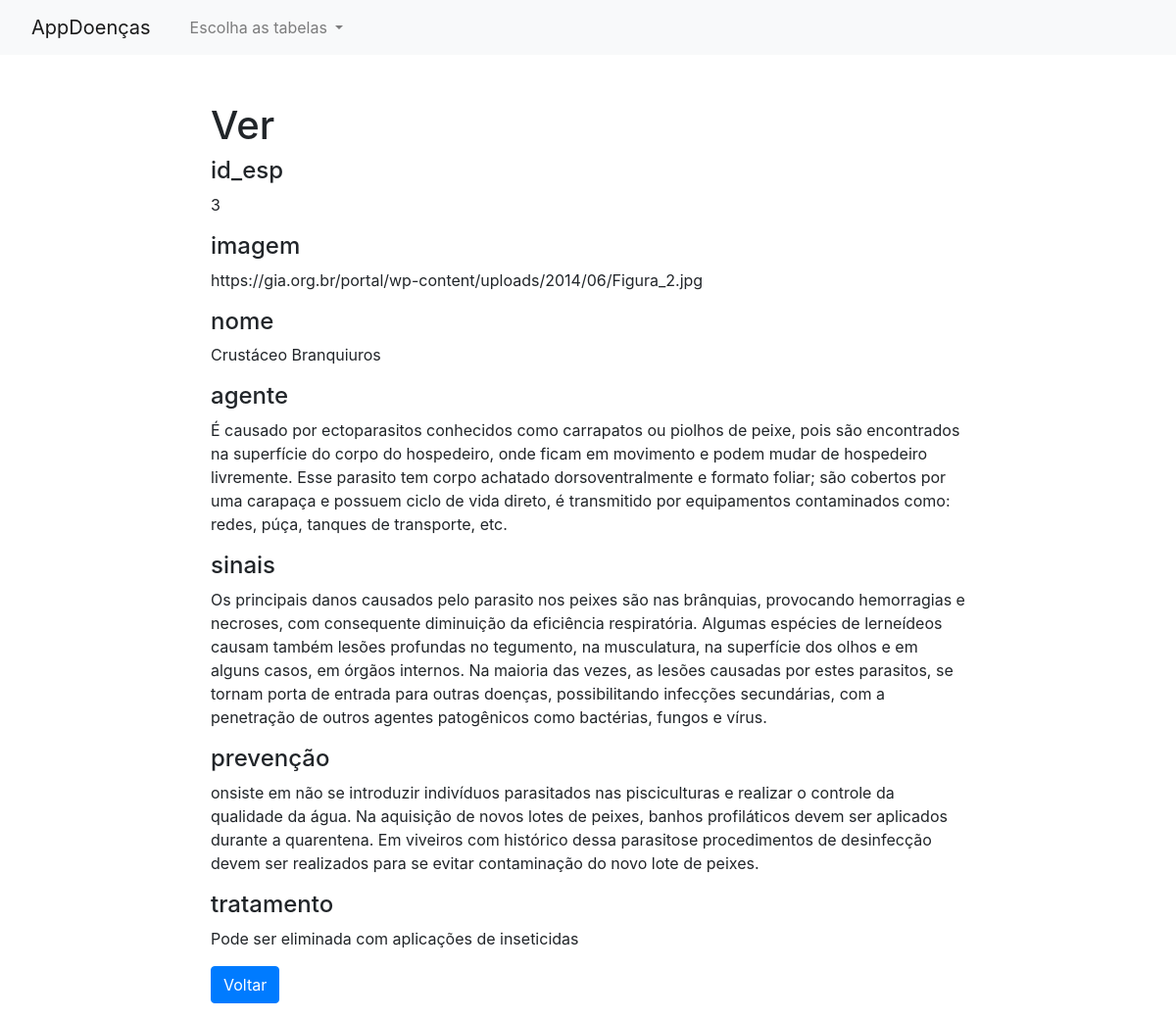
The app's page /doenca-read.php?id=5 with its own data.
### tables this page shows
CREATE TABLE `doenca` (
  `id` int(10) NOT NULL,
  `id_esp` int(10) NOT NULL,
  `imagem` text NOT NULL,
  `nome` text NOT NULL,
  `agente` text NOT NULL,
  `sinais` text NOT NULL,
  `prevenção` text NOT NULL,
  `tratamento` text NOT NULL
);

### doenca-read.php (the view, shortened to what this page needs)
<?php
if(isset($_GET["id"]) && !empty($_GET["id"])){
    require_once "config.php";
    $sql = "SELECT * FROM doenca WHERE id = ?";
    if($stmt = mysqli_prepare($link, $sql)){
        $param_id = trim($_GET["id"]);
		if (is_int($param_id)) $__vartype = "i";
		elseif (is_string($param_id)) $__vartype = "s";
		elseif (is_numeric($param_id)) $__vartype = "d";
		else $__vartype = "b";
        mysqli_stmt_bind_param($stmt, $__vartype, $param_id);
        if(mysqli_stmt_execute($stmt)){
            $result = mysqli_stmt_get_result($stmt);
            if(mysqli_num_rows($result) == 1){
                $row = mysqli_fetch_array($result, MYSQLI_ASSOC);
            } else{
                header("location: error.php");
                exit();
            }
        } else{
            echo "Tente novamente!<br>".$stmt->error;
        }
    }
} else{
    header("location: error.php");
    exit();
}
?>
<!DOCTYPE html>
<html lang="en">
<head>
    <link rel="stylesheet" href="https://stackpath.bootstrapcdn.com/bootstrap/4.5.0/css/bootstrap.min.css">
</head>
<?php require_once('navbar.php'); ?>
<body>
    <section class="pt-5">
        <div class="container-fluid">
            <div class="row">
                <div class="col-md-8 mx-auto">
                    <div class="page-header">
                        <h1>Ver</h1>
                    </div>
                     <div class="form-group">
                            <h4>id_esp</h4>
                            <p class="form-control-static"><?php echo $row["id_esp"]; ?></p>
                        </div><div class="form-group">
                            <h4>imagem</h4>
                            <p class="form-control-static"><?php echo $row["imagem"]; ?></p>
                        </div><div class="form-group">
                            <h4>nome</h4>
                            <p class="form-control-static"><?php echo $row["nome"]; ?></p>
                        </div><div class="form-group">
                            <h4>agente</h4>
                            <p class="form-control-static"><?php echo $row["agente"]; ?></p>
                        </div><div class="form-group">
                            <h4>sinais</h4>
                            <p class="form-control-static"><?php echo $row["sinais"]; ?></p>
                        </div><div class="form-group">
                            <h4>prevenção</h4>
                            <p class="form-control-static"><?php echo $row["prevenção"]; ?></p>
                        </div><div class="form-group">
                            <h4>tratamento</h4>
                            <p class="form-control-static"><?php echo $row["tratamento"]; ?></p>
                        </div>
                    <p><a href="doenca-index.php" class="btn btn-primary">Voltar</a></p>
                </div>
            </div>
        </div>
    </section>
</body>
</html>

### records on screen
doenca: id_esp "3", imagem "https://gia.org.br/portal/wp-content/uploads/2014/06/Figura_2.jpg", nome "Crustáceo Branquiuros", agente "É causado por ectoparasitos conhecidos como carrapatos ou piolhos de peixe, pois são encontrados na superfície do corpo do hospedeiro, onde ficam em movimento e podem mudar de hospedeiro livremente. Esse parasito tem corpo achatado dorsoventralmente e formato foliar; são cobertos por uma carapaça e possuem ciclo de vida direto, é transmitido por equipamentos contaminados como: redes, púça, tanques de transporte, etc.", sinais "Os principais danos causados pelo parasito nos peixes são nas brânquias, provocando hemorragias e necroses, com consequente diminuição da eficiência respiratória. Algumas espécies de lerneídeos causam também lesões profundas no tegumento, na musculatura, na superfície dos olhos e em alguns casos, em órgãos internos. Na maioria das vezes, as lesões causadas por estes parasitos, se tornam porta de entrada para outras doenças, possibilitando infecções secundárias, com a penetração de outros agentes patogênicos como bactérias, fungos e vírus.", prevenção "onsiste em não se introduzir indivíduos parasitados nas pisciculturas e realizar o controle da qualidade da água. Na aquisição de novos lotes de peixes, banhos profiláticos devem ser aplicados durante a quarentena. Em viveiros com histórico dessa parasitose procedimentos de desinfecção devem ser realizados para se evitar contaminação do novo lote de peixes.", tratamento "Pode ser eliminada com aplicações de inseticidas"
